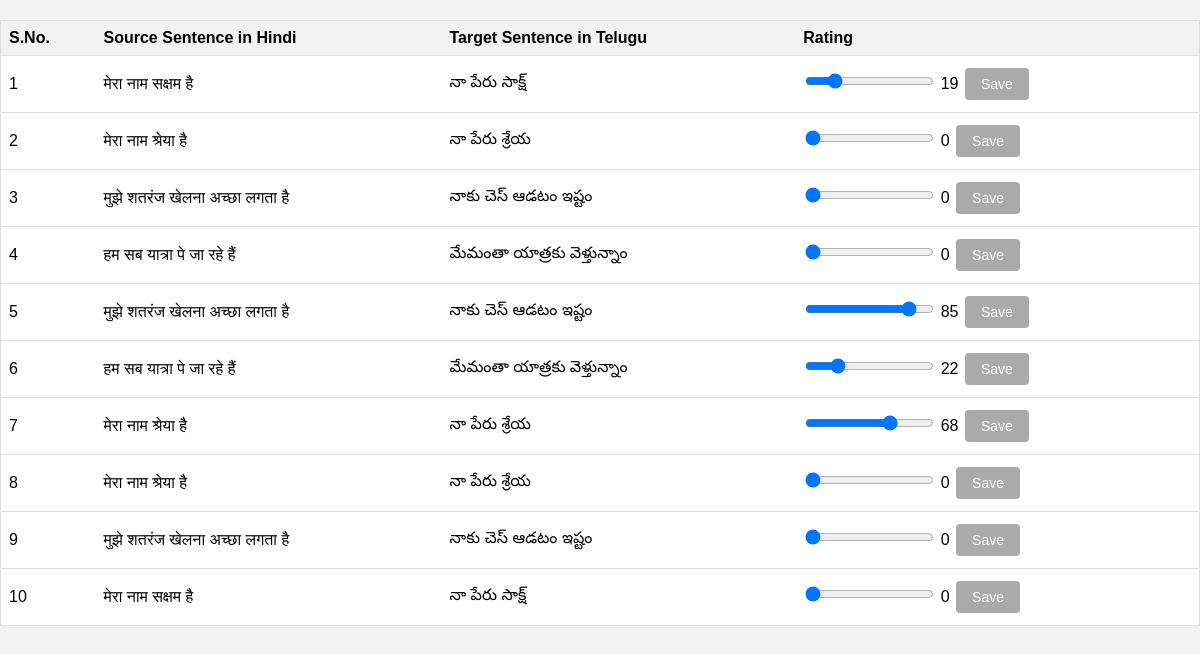
The page / on the database its author committed.
### ratingapp/models.py (models this page shows, shortened)
class Sentence(models.Model):
    sno = models.IntegerField(unique=True)
    source = models.CharField(max_length=100)
    target = models.CharField(max_length=100)
    rating = models.IntegerField(default=0)
    class Meta:
        ordering = ('sno',)

### ratingapp/views.py (the view)
# urls.py: path('', views.index, name='index'),
def index(request):
    sentences = Sentence.objects.all()
    return render(request, 'index.html', {'sentences': sentences})

### ratingapp/templates/index.html (shortened to what this page needs)
<!DOCTYPE html>
<html lang="en">
<head>
</head>
<body>
    <table>
        <tr>
            <th class="sort-SNO">S.No.</th>
            <th class="sort-SOURCE">Source Sentence in Hindi</th>
            <th class="sort-TARGET">Target Sentence in Telugu</th>
            <th class="sort-RATING">Rating</th>
        </tr>
        <tbody id="tablebody">
            {% for sentence in sentences %}
            <tr>
                <td class="sno">{{ sentence.sno }}</td>
                <td class="td-sentences">{{ sentence.source }}</td>
                <td class="td-sentences">{{ sentence.target }}</td>
                <td>
                    <form id="ratingForm{{ sentence.sno }}" method="POST" action="/save_rating/">
                        <input type="range" class="rating" name="rating" min="0" max="100">
                        <span class="rating-value">{{ sentence.rating }}</span>
                        <input type="submit" class="myButton disabled" value="Save">
                    </form>
                </td>
            </tr>
            {% endfor %}
        </tbody>
    </table>
</body>
</html>

### ratingapp/templates/index.html (style rules this page uses)
body { font-family: Arial, sans-serif; margin: 0; padding: 0; background-color: #f2f2f2; }
table { width: 100%; border-collapse: collapse; margin: 20px auto; background-color: #fff; border: 1px solid #ddd; }
th, td { padding: 8px; text-align: left; border-bottom: 1px solid #ddd; }
th { background-color: #f2f2f2; }
.myButton { background-color: #4CAF50; border: none; color: white; padding: 8px 16px; text-align: center; text-decoration: none; display: inline-block; font-size: 14px; margin: 4px 2px; cursor: pointer; border-radius: 4px; }
.myButton.disabled { background-color: #aaa; cursor: not-allowed; }

### rows shown on the page
Sentence: sno "1", source "मेरा नाम सक्षम है", target "నా పేరు సాక్ష్", rating "19"
Sentence: sno "2", source "मेरा नाम श्रेया है", target "నా పేరు శ్రేయ", rating "0"
Sentence: sno "3", source "मुझे शतरंज खेलना अच्छा लगता है", target "నాకు చెస్ ఆడటం ఇష్టం", rating "0"
Sentence: sno "4", source "हम सब यात्रा पे जा रहे हैं", target "మేమంతా యాత్రకు వెళ్తున్నాం", rating "0"
Sentence: sno "5", source "मुझे शतरंज खेलना अच्छा लगता है", target "నాకు చెస్ ఆడటం ఇష్టం", rating "85"
Sentence: sno "6", source "हम सब यात्रा पे जा रहे हैं", target "మేమంతా యాత్రకు వెళ్తున్నాం", rating "22"
Sentence: sno "7", source "मेरा नाम श्रेया है", target "నా పేరు శ్రేయ", rating "68"
Sentence: sno "8", source "मेरा नाम श्रेया है", target "నా పేరు శ్రేయ", rating "0"
Sentence: sno "9", source "मुझे शतरंज खेलना अच्छा लगता है", target "నాకు చెస్ ఆడటం ఇష్టం", rating "0"
Sentence: sno "10", source "मेरा नाम सक्षम है", target "నా పేరు సాక్ష్", rating "0"
